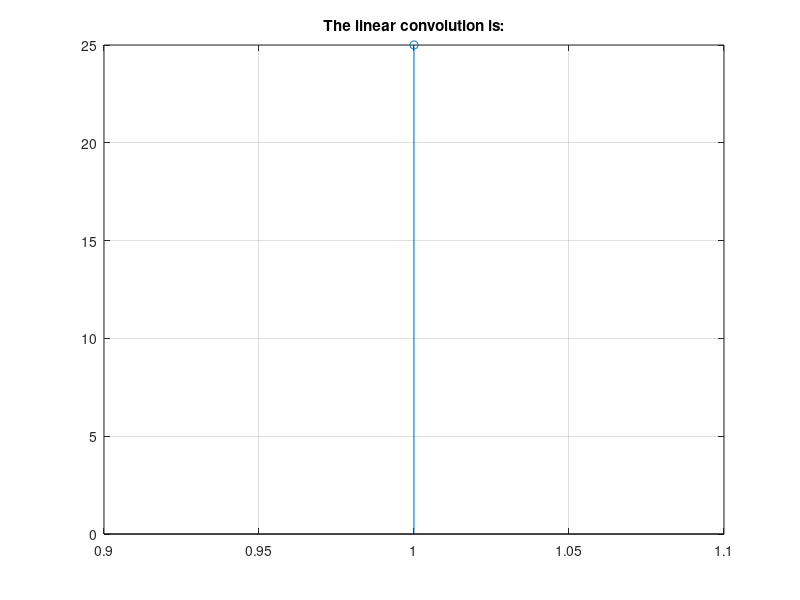

Here is the MATLAB script that generated this plot:
%Convolution using conv function

signal1=input("enter signal1")
signal2=input("enter signal2")
conv(signal1,signal2)

%Another Method
x1=input("signal 1")
x2=input("signal 2")
x2=x2'
l1=length(x1);l2=length(x2);
M=x2*x1;
for k=1:(l1+l2-1)
    s_c=0
   for i=1:l2
        for j=1:l1
           if i+j-1==k
               s_c=s_c+M(i,j);
           end
        end
end
out(k)=s_c;
end
disp('The linear convolution is:')
disp(out)
stem(out)
title("The linear convolution is:")
grid on


%continue

clear;
clc;
x1=input("signal 1")
x2=input("signal 2")
l1=length(x1);l2=length(x2);
M=x1'*x2;
M=rot90(M);
[r,c]=size(M);
di=-(r-1)
for k=1:(l1+l2-1)
    out(k)=sum(diag(M,di));
    di=di+1;
end
disp(out)
stem(out)
title("The linear convolution is:")
grid on



